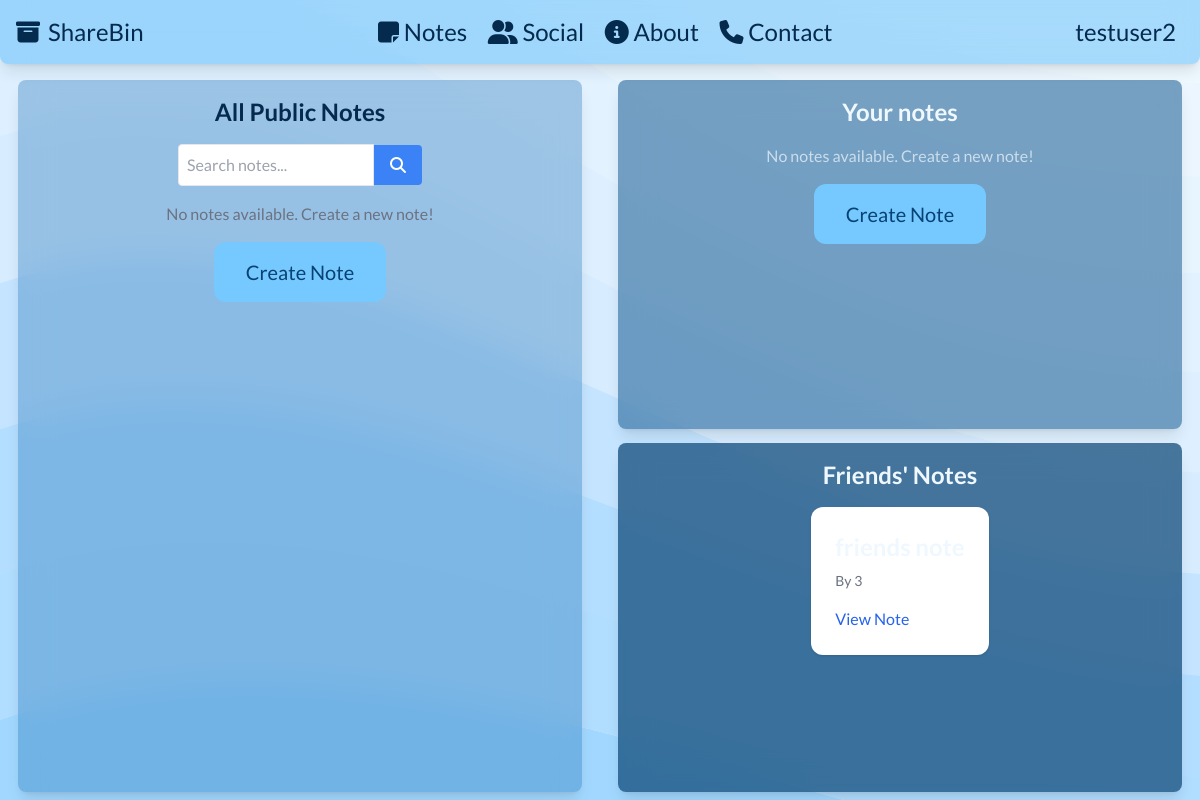
The app's page /notes/ (signed in), older data.
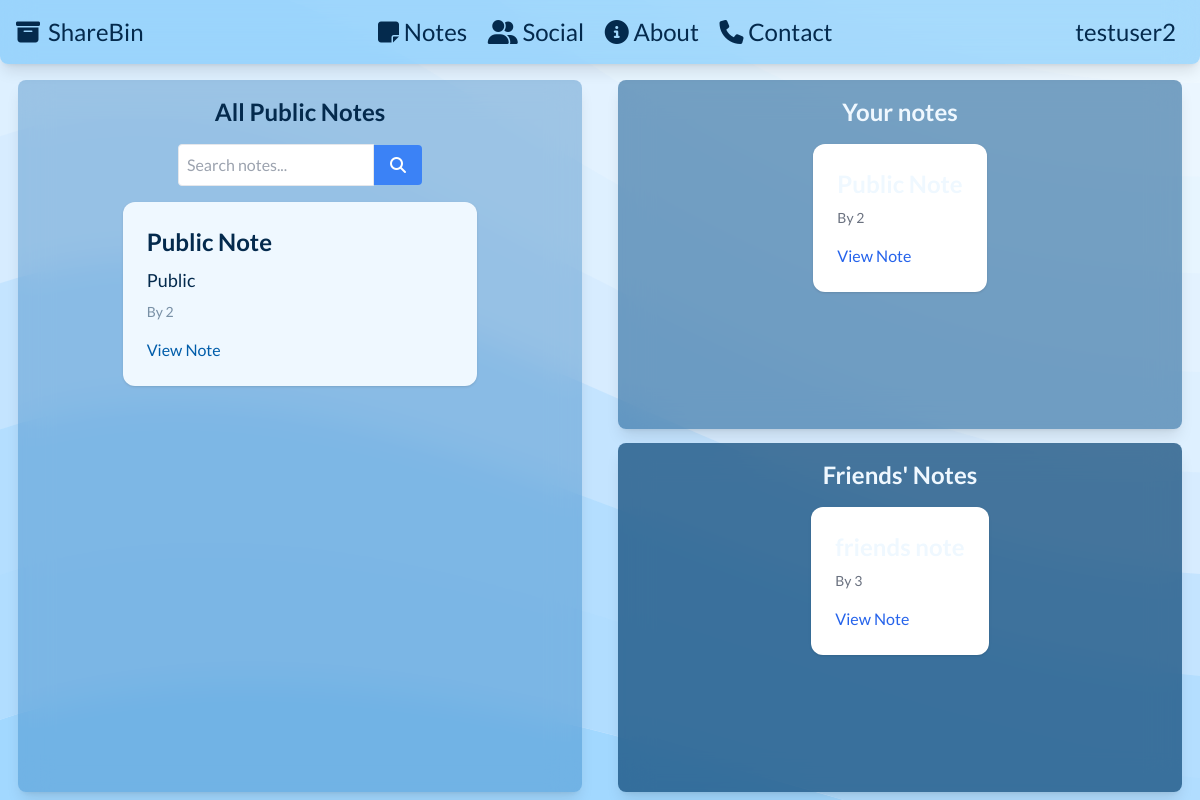
The same page, newer data.
### tables this page shows
CREATE TABLE notes (
            id INTEGER PRIMARY KEY AUTOINCREMENT,
            user TEXT,
            title TEXT,
            content TEXT,
            is_private INTEGER,
            visibility TEXT CHECK(visibility IN ('public', 'private', 'friends')),
            file_path TEXT,
            created_at TIMESTAMP DEFAULT CURRENT_TIMESTAMP
        );

### app.py (the view)
@app.route('/notes/')
def list_notes():
    conn = get_db()
    c = conn.cursor()
    public_notes = []
    my_notes = []
    friend_notes = []
    search_query = ""
    user_id = session.get('user_id')
    username = session.get('username')
    if user_id:
        c.execute("SELECT * FROM notes WHERE user = ?", (user_id,))
        my_notes = c.fetchall()
        c.execute("""
            SELECT u.id FROM users u
            JOIN friends f ON (
                (f.user_id = ? AND f.friend_id = u.id)
                OR (f.friend_id = ? AND f.user_id = u.id)
            )
            WHERE u.id != ?
        """, (user_id, user_id, user_id))
        friend_ids = [row[0] for row in c.fetchall()]
        if friend_ids:
            placeholders = ','.join(['?'] * len(friend_ids))
            query = f"""
                SELECT * FROM notes
                WHERE user IN ({placeholders})
                AND visibility = 'friends'
            """
            c.execute(query, friend_ids)
            friend_notes = c.fetchall()
    if request.method == 'GET':
        if 'search' in request.args:
            search_query = request.args.get('q')
            c.execute("SELECT * FROM notes WHERE title LIKE ? AND visibility = 'public'", (f'%{search_query}%',))
            public_notes = c.fetchall()
        else:
            c.execute("SELECT * FROM notes WHERE visibility = 'public'")
            public_notes = c.fetchall()
    else:
        c.execute("SELECT * FROM notes WHERE visibility = 'public'")
        public_notes = c.fetchall()
    conn.close()
    return render_template('list_notes.html',
                           public_notes=public_notes,
                           my_notes=my_notes,
                           friend_notes=friend_notes,
                           search_query=search_query,
                           user=username)

### app.py (called while the page is built)
def get_db():
    conn = sqlite3.connect(DATABASE)
    return conn

### templates/list_notes.html (shortened to what this page needs)
{% extends "base.html" %} {% block content %}
<div class="flex flex-row w-full h-full max-h-full justify-around pb-2">
  <section
    class="w-[47%] h-auto max-h-full overflow-scroll bg-congress-blue-700/30 backdrop-blur-lg shadow-lg flex flex-col justify-start items-center rounded-lg p-4"
  >
    <h2 class="text-2xl font-bold mb-4">All Public Notes</h2>
    <form method="get" class="mb-4 flex flex-row justify-center items-center">
      <input
        type="text"
        name="q"
        placeholder="Search notes..."
        value="{{ search_query }}"
        class="w-full border p-2 rounded-l"
      />
      <button
        type="submit"
        name="search"
        class="bg-blue-500 text-white px-4 py-2 rounded-r hover:bg-blue-600"
      >
        <i class="fa-solid fa-magnifying-glass"></i>
      </button>
    </form>
    {% for note in public_notes %}
    <div class="w-2/3 mx-auto bg-congress-blue-50 p-6 rounded-xl shadow mb-4">
      <h2 class="text-2xl font-bold mb-2">{{ note[2] }}</h2>
      <p class="text-lg text-congress-blue-950 mb-2">{{ note[3] }}</p>
      <p class="text-sm text-congress-blue-950/50 mb-4">By {{ note[1] }}</p>
      <a
        href="/note/{{ note[0] }}"
        class="text-congress-blue-700 hover:underline"
        >View Note</a
      >
    </div>
    {% endfor %} {% if not public_notes %} {% if search_query %}
    <p class="text-center text-congress-blue-950/70">
      No notes found for "{{ search_query }}"
    </p>
    {% else %}
    <p class="text-center text-gray-500">
      No notes available. Create a new note!
    </p>
    <a
      href="/note/new"
      class="rounded-xl text-xl bg-congress-blue-300 py-4 px-8 mt-4 text-congress-blue-900 hover:bg-congress-blue-400"
      >Create Note</a
    >
    {% endif %} {% endif %}
  </section>
  <div class="w-[47%] flex flex-col justify-between items-center">
    <section
      class="w-full h-[49%] text-congress-blue-50 bg-congress-blue-800/50 backdrop-blur-lg shadow-lg flex flex-col justify-start items-center rounded-lg p-4 overflow-scroll"
    >
      <h2 class="text-2xl font-bold mb-4">Your notes</h2>
      {% for note in my_notes %}
      <div class="max-w-xl mx-auto bg-white p-6 rounded-xl shadow mb-4">
        <h2 class="text-2xl font-bold mb-2">{{ note[2] }}</h2>
        <p class="text-sm text-gray-500 mb-4">By {{ note[1] }}</p>
        <a href="/note/{{ note[0] }}" class="text-blue-600 hover:underline"
          >View Note</a
        >
      </div>
      {% endfor %} {% if not my_notes %} {% if user %}
      <p class="text-center text-congress-blue-50/70">
        No notes available. Create a new note!
      </p>
      <a
        href="/note/new"
        class="rounded-xl text-xl bg-congress-blue-300 py-4 px-8 mt-4 text-congress-blue-900 hover:bg-congress-blue-400"
        >Create Note</a
      >
      {% endif %} {% endif %}
    </section>
    <section
      class="w-full h-[49%] text-congress-blue-50 bg-congress-blue-900/70 backdrop-blur-lg shadow-lg flex flex-col justify-start items-center rounded-lg p-4 overflow-scroll"
    >
      <h2 class="text-2xl font-bold mb-4">Friends' Notes</h2>
      {% if friend_notes %} {% for note in friend_notes %}
      <div class="max-w-xl mx-auto bg-white p-6 rounded-xl shadow mb-4">
        <h2 class="text-2xl font-bold mb-2">{{ note[2] }}</h2>
        <p class="text-sm text-gray-500 mb-4">By {{ note[1] }}</p>
        <a href="/note/{{ note[0] }}" class="text-blue-600 hover:underline"
          >View Note</a
        >
      </div>
      {% endfor %} {% endif %}
    </section>
  </div>
</div>
{% endblock %}

Row changes from the older to the newer data that the page shows:
added notes: title "Public Note", content "Public", user "2"
Text that changed along with them:
text no longer shown: "No notes available. Create a new note! Create Note No notes available. Create a new note! Create Note"
